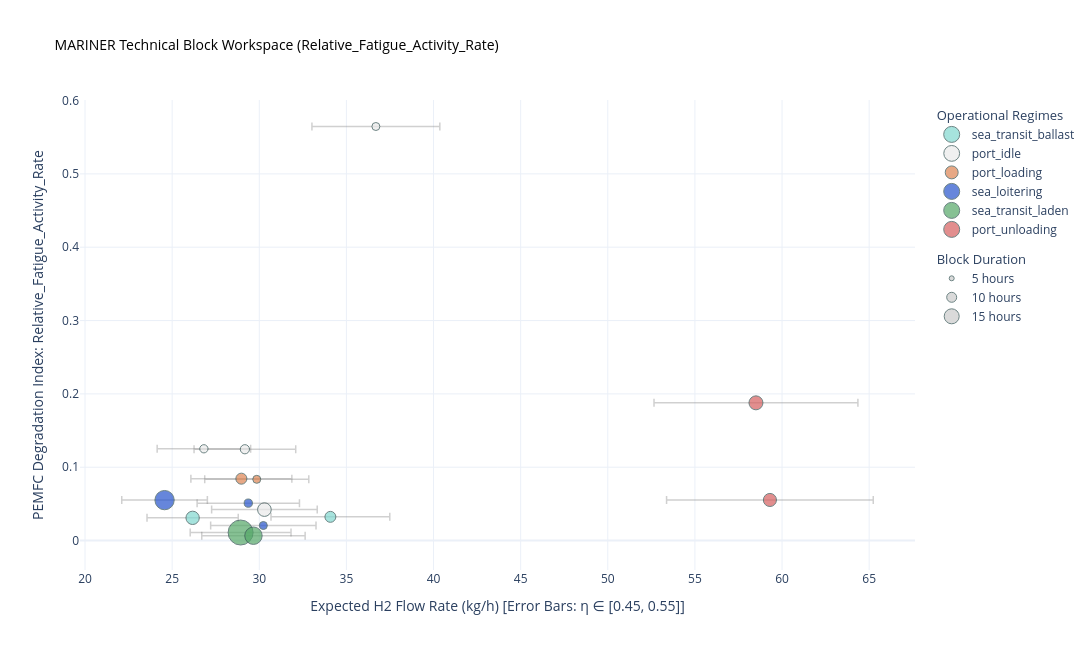
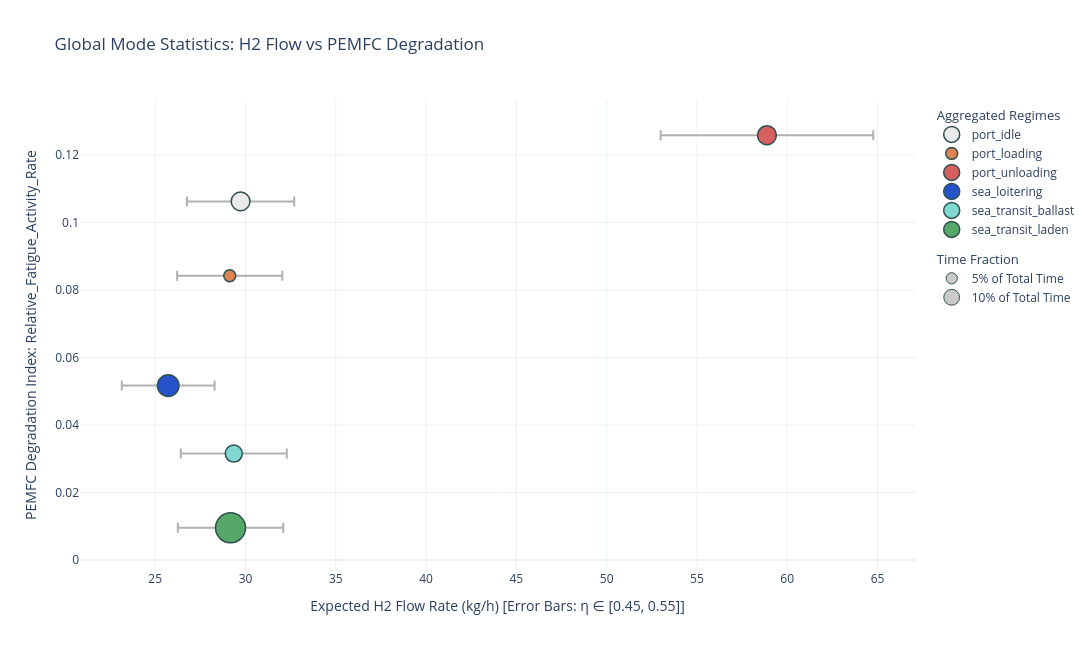
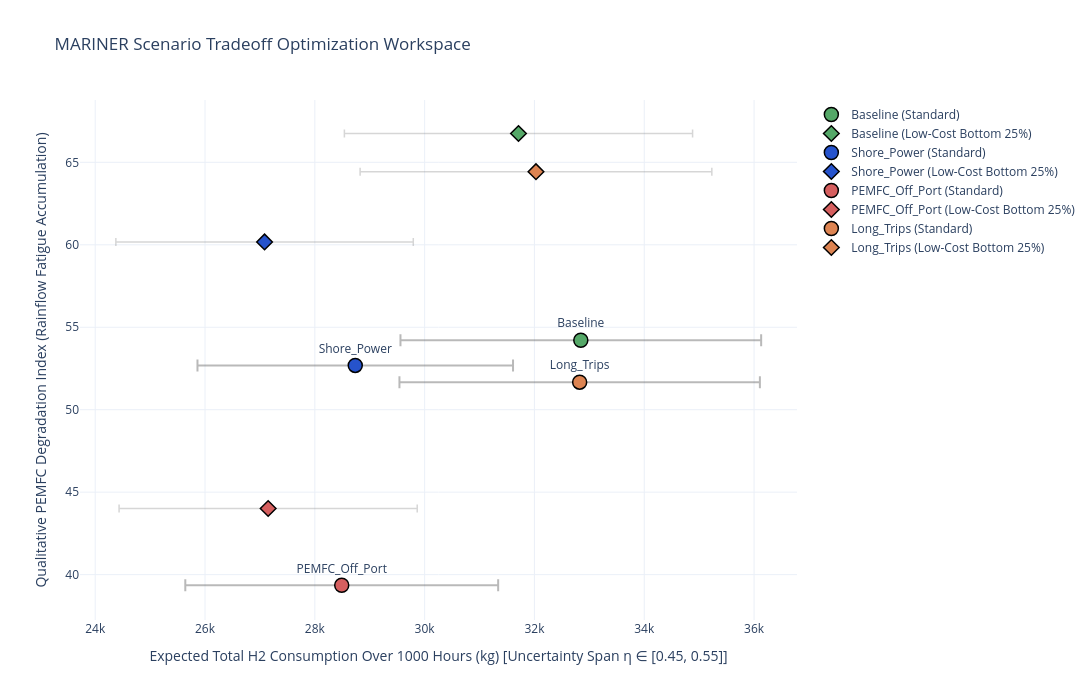

Notebook code for these charts, in order:
### Code cell
# 1. Plot Block Workspace
fig_bricks_fatigue = plot_block_space(combined_filtered_registry, y_axis_metric='Relative_Fatigue_Activity_Rate')
fig_bricks_fatigue.show()

# 2. Plot Aggregated Mode Statistics
fig_stats_fatigue = plot_mode_statistics(combined_filtered_stats, y_axis_metric='Relative_Fatigue_Activity_Rate', print_summary=True)
fig_stats_fatigue.show()

# 3. Instantiate Scenario Manager & Run Pipeline
manager = ScenarioManager(registry_df=combined_filtered_registry, global_stats=combined_filtered_stats)
compiled_scenario_outputs = manager.run_full_scenario_pipeline(total_target_h=1000.0, print_summary=True)

# 4. Render Final Scenario Optimization Tradeoff Chart
fig_tradeoff = plot_scenario_tradeoff_space(compiled_scenario_outputs)
fig_tradeoff.show()

### Figure 1 — Plotly figure (JSON) as saved in the notebook; plotly's stock layout.template omitted (floating-point values rounded to 4 significant figures)
{"data": [{"error_x": {"array": [3.408, 2.618], "color": "rgba(120,120,120,0.35)", "symmetric": true, "thickness": 1.5, "type": "data", "width": 4}, "hoverinfo": "text", "legendgroup": "Modes", "legendgrouptitle": {"text": "Operational Regimes"}, "marker": {"color": "#81D8D0", "line": {"color": "DarkSlateGrey", "width": 1}, "size": [21.08, 31.42], "sizemin": 4, "sizemode": "area", "sizeref": 0.3517}, "mode": "markers", "name": "sea_transit_ballast", "text": ["<b>Mode Block: sea_transit_ballast</b><br>File Origin: Wembley_voy_236.csv<br>Start Timestamp: 2026-01-23 16:20<br>Total Duration: 21.08 h<br>Mean Power Demand: 562.1 kW<br>-----------------------------------<br>H2 Rate: [30.67 - 37.49] kg/h<br>Fatigue Damage Rate: 0.0323 (/s)<br>Power Fluctuation: 0.55 (kW²/s²)<br>", "<b>Mode Block: sea_transit_ballast</b><br>File Origin: Rotherhithe_voy_179.csv<br>Start Timestamp: 2025-12-22 10:50<br>Total Duration: 31.42 h<br>Mean Power Demand: 431.7 kW<br>-----------------------------------<br>H2 Rate: [23.56 - 28.79] kg/h<br>Fatigue Damage Rate: 0.0310 (/s)<br>Power Fluctuation: 0.43 (kW²/s²)<br>"], "type": "scatter", "x": [34.08, 26.18], "y": [0.03235, 0.03099]}, {"error_x": {"array": [3.03, 2.917, 2.682, 3.669], "color": "rgba(120,120,120,0.35)", "symmetric": true, "thickness": 1.5, "type": "data", "width": 4}, "hoverinfo": "text", "legendgroup": "Modes", "legendgrouptitle": {"text": "Operational Regimes"}, "marker": {"color": "#EAEAEA", "line": {"color": "DarkSlateGrey", "width": 1}, "size": [32.83, 14.92, 12.0, 3.5], "sizemin": 4, "sizemode": "area", "sizeref": 0.3517}, "mode": "markers", "name": "port_idle", "text": ["<b>Mode Block: port_idle</b><br>File Origin: Wembley_voy_236.csv<br>Start Timestamp: 2026-01-24 13:25<br>Total Duration: 32.83 h<br>Mean Power Demand: 499.7 kW<br>-----------------------------------<br>H2 Rate: [27.27 - 33.33] kg/h<br>Fatigue Damage Rate: 0.0422 (/s)<br>Power Fluctuation: 0.33 (kW²/s²)<br>", "<b>Mode Block: port_idle</b><br>File Origin: Wembley_voy_236.csv<br>Start Timestamp: 2026-01-31 04:35<br>Total Duration: 14.92 h<br>Mean Power Demand: 481.2 kW<br>-----------------------------------<br>H2 Rate: [26.26 - 32.09] kg/h<br>Fatigue Damage Rate: 0.1245 (/s)<br>Power Fluctuation: 1.89 (kW²/s²)<br>", "<b>Mode Block: port_idle</b><br>File Origin: Rotherhithe_voy_179.csv<br>Start Timestamp: 2025-12-26 11:45<br>Total Duration: 12.00 h<br>Mean Power Demand: 442.4 kW<br>-----------------------------------<br>H2 Rate: [24.14 - 29.50] kg/h<br>Fatigue Damage Rate: 0.1252 (/s)<br>Power Fluctuation: 2.29 (kW²/s²)<br>", "<b>Mode Block: port_idle</b><br>File Origin: Rotherhithe_voy_179.csv<br>Start Timestamp: 2025-12-30 09:35<br>Total Duration: 3.50 h<br>Mean Power Demand: 605.2 kW<br>-----------------------------------<br>H2 Rate: [33.02 - 40.36] kg/h<br>Fatigue Damage Rate: 0.5646 (/s)<br>Power Fluctuation: 10.32 (kW²/s²)<br>"], "type": "scatter", "x": [30.3, 29.17, 26.82, 36.69], "y": [0.04224, 0.1245, 0.1252, 0.5646]}, {"error_x": {"array": [2.986, 2.897], "color": "rgba(120,120,120,0.35)", "symmetric": true, "thickness": 1.5, "type": "data", "width": 4}, "hoverinfo": "text", "legendgroup": "Modes", "legendgrouptitle": {"text": "Operational Regimes"}, "marker": {"color": "#DD8452", "line": {"color": "DarkSlateGrey", "width": 1}, "size": [4.5, 21.42], "sizemin": 4, "sizemode": "area", "sizeref": 0.3517}, "mode": "markers", "name": "port_loading", "text": ["<b>Mode Block: port_loading</b><br>File Origin: Wembley_voy_236.csv<br>Start Timestamp: 2026-01-24 17:45<br>Total Duration: 4.50 h<br>Mean Power Demand: 492.4 kW<br>-----------------------------------<br>H2 Rate: [26.87 - 32.84] kg/h<br>Fatigue Damage Rate: 0.0835 (/s)<br>Power Fluctuation: 1.41 (kW²/s²)<br>", "<b>Mode Block: port_loading</b><br>File Origin: Rotherhithe_voy_179.csv<br>Start Timestamp: 2025-12-26 18:30<br>Total Duration: 21.42 h<br>Mean Power Demand: 477.9 kW<br>-----------------------------------<br>H2 Rate: [26.08 - 31.87] kg/h<br>Fatigue Damage Rate: 0.0844 (/s)<br>Power Fluctuation: 1.43 (kW²/s²)<br>"], "type": "scatter", "x": [29.86, 28.97], "y": [0.08352, 0.08441]}, {"error_x": {"array": [2.937, 2.456, 3.023], "color": "rgba(120,120,120,0.35)", "symmetric": true, "thickness": 1.5, "type": "data", "width": 4}, "hoverinfo": "text", "legendgroup": "Modes", "legendgrouptitle": {"text": "Operational Regimes"}, "marker": {"color": "#2653CC", "line": {"color": "DarkSlateGrey", "width": 1}, "size": [11.92, 65.5, 7.083], "sizemin": 4, "sizemode": "area", "sizeref": 0.3517}, "mode": "markers", "name": "sea_loitering", "text": ["<b>Mode Block: sea_loitering</b><br>File Origin: Wembley_voy_236.csv<br>Start Timestamp: 2026-01-30 12:00<br>Total Duration: 11.92 h<br>Mean Power Demand: 484.4 kW<br>-----------------------------------<br>H2 Rate: [26.43 - 32.31] kg/h<br>Fatigue Damage Rate: 0.0511 (/s)<br>Power Fluctuation: 0.90 (kW²/s²)<br>", "<b>Mode Block: sea_loitering</b><br>File Origin: Rotherhithe_voy_179.csv<br>Start Timestamp: 2025-12-23 14:35<br>Total Duration: 65.50 h<br>Mean Power Demand: 405.2 kW<br>-----------------------------------<br>H2 Rate: [22.11 - 27.02] kg/h<br>Fatigue Damage Rate: 0.0552 (/s)<br>Power Fluctuation: 0.90 (kW²/s²)<br>", "<b>Mode Block: sea_loitering</b><br>File Origin: Rotherhithe_voy_179.csv<br>Start Timestamp: 2025-12-30 00:55<br>Total Duration: 7.08 h<br>Mean Power Demand: 498.6 kW<br>-----------------------------------<br>H2 Rate: [27.21 - 33.26] kg/h<br>Fatigue Damage Rate: 0.0205 (/s)<br>Power Fluctuation: 0.35 (kW²/s²)<br>"], "type": "scatter", "x": [29.37, 24.56, 30.23], "y": [0.05107, 0.05517, 0.02054]}, {"error_x": {"array": [2.893, 2.967], "color": "rgba(120,120,120,0.35)", "symmetric": true, "thickness": 1.5, "type": "data", "width": 4}, "hoverinfo": "text", "legendgroup": "Modes", "legendgrouptitle": {"text": "Operational Regimes"}, "marker": {"color": "#55A868", "line": {"color": "DarkSlateGrey", "width": 1}, "size": [109.9, 53.33], "sizemin": 4, "sizemode": "area", "sizeref": 0.3517}, "mode": "markers", "name": "sea_transit_laden", "text": ["<b>Mode Block: sea_transit_laden</b><br>File Origin: Wembley_voy_236.csv<br>Start Timestamp: 2026-01-26 02:45<br>Total Duration: 109.92 h<br>Mean Power Demand: 477.1 kW<br>-----------------------------------<br>H2 Rate: [26.04 - 31.82] kg/h<br>Fatigue Damage Rate: 0.0110 (/s)<br>Power Fluctuation: 0.11 (kW²/s²)<br>", "<b>Mode Block: sea_transit_laden</b><br>File Origin: Rotherhithe_voy_179.csv<br>Start Timestamp: 2025-12-27 21:10<br>Total Duration: 53.33 h<br>Mean Power Demand: 489.3 kW<br>-----------------------------------<br>H2 Rate: [26.70 - 32.63] kg/h<br>Fatigue Damage Rate: 0.0066 (/s)<br>Power Fluctuation: 0.06 (kW²/s²)<br>"], "type": "scatter", "x": [28.93, 29.67], "y": [0.01098, 0.006625]}, {"error_x": {"array": [5.85, 5.93], "color": "rgba(120,120,120,0.35)", "symmetric": true, "thickness": 1.5, "type": "data", "width": 4}, "hoverinfo": "text", "legendgroup": "Modes", "legendgrouptitle": {"text": "Operational Regimes"}, "marker": {"color": "#D65F5F", "line": {"color": "DarkSlateGrey", "width": 1}, "size": [34.33, 30.17], "sizemin": 4, "sizemode": "area", "sizeref": 0.3517}, "mode": "markers", "name": "port_unloading", "text": ["<b>Mode Block: port_unloading</b><br>File Origin: Wembley_voy_236.csv<br>Start Timestamp: 2026-01-31 10:35<br>Total Duration: 34.33 h<br>Mean Power Demand: 964.9 kW<br>-----------------------------------<br>H2 Rate: [52.65 - 64.35] kg/h<br>Fatigue Damage Rate: 0.1878 (/s)<br>Power Fluctuation: 3.47 (kW²/s²)<br>", "<b>Mode Block: port_unloading</b><br>File Origin: Rotherhithe_voy_179.csv<br>Start Timestamp: 2025-12-30 12:05<br>Total Duration: 30.17 h<br>Mean Power Demand: 978.1 kW<br>-----------------------------------<br>H2 Rate: [53.37 - 65.23] kg/h<br>Fatigue Damage Rate: 0.0554 (/s)<br>Power Fluctuation: 1.62 (kW²/s²)<br>"], "type": "scatter", "x": [58.5, 59.3], "y": [0.1878, 0.05538]}, {"legendgroup": "Size", "legendgrouptitle": {"text": "Block Duration"}, "marker": {"color": "rgba(150,150,150,0.5)", "line": {"color": "DarkSlateGrey", "width": 1}, "size": [5], "sizemode": "area", "sizeref": 0.3517}, "mode": "markers", "name": "5 hours", "type": "scatter", "x": [null], "y": [null]}, {"legendgroup": "Size", "legendgrouptitle": {"text": "Block Duration"}, "marker": {"color": "rgba(150,150,150,0.5)", "line": {"color": "DarkSlateGrey", "width": 1}, "size": [10], "sizemode": "area", "sizeref": 0.3517}, "mode": "markers", "name": "10 hours", "type": "scatter", "x": [null], "y": [null]}, {"legendgroup": "Size", "legendgrouptitle": {"text": "Block Duration"}, "marker": {"color": "rgba(150,150,150,0.5)", "line": {"color": "DarkSlateGrey", "width": 1}, "size": [15], "sizemode": "area", "sizeref": 0.3517}, "mode": "markers", "name": "15 hours", "type": "scatter", "x": [null], "y": [null]}], "layout": {"height": 650, "hovermode": "closest", "title": {"font": {"color": "black", "size": 14}, "text": "MARINER Technical Block Workspace (Relative_Fatigue_Activity_Rate)"}, "width": 1100, "xaxis": {"title": {"text": "Expected H2 Flow Rate (kg/h) [Error Bars: η ∈ [0.45, 0.55]]"}}, "yaxis": {"title": {"text": "PEMFC Degradation Index: Relative_Fatigue_Activity_Rate"}}}}

### Figure 2 — Plotly figure (JSON) as saved in the notebook; plotly's stock layout.template omitted (floating-point values rounded to 4 significant figures)
{"data": [{"error_x": {"array": [2.973], "arrayminus": [2.973], "color": "rgba(100,100,100,0.5)", "thickness": 2, "type": "data", "width": 5}, "hoverinfo": "text", "hovertext": ["<b>port_idle</b><br>Time Fraction: 13.9% (63.2 hrs)<br>Avg Block Duration: 15.8 hours<br>Mean Power: 490.3 kW<br>Mean Ship Speed: 0.1 knots<br>H2 Rate: [26.75 - 32.70] kg/h<br>Fatigue Damage Rate: 0.1063 (/h)<br>Power Fluctuation: 1.62 (kW³/h³)<br>"], "legendgroup": "Modes", "legendgrouptitle": {"text": "Aggregated Regimes"}, "marker": {"color": "#EAEAEA", "line": {"color": "DarkSlateGrey", "width": 1.5}, "size": 18.66}, "mode": "markers", "name": "port_idle", "type": "scatter", "x": [29.73], "y": [0.1063]}, {"error_x": {"array": [2.913], "arrayminus": [2.913], "color": "rgba(100,100,100,0.5)", "thickness": 2, "type": "data", "width": 5}, "hoverinfo": "text", "hovertext": ["<b>port_loading</b><br>Time Fraction: 5.7% (25.9 hrs)<br>Avg Block Duration: 13.0 hours<br>Mean Power: 480.4 kW<br>Mean Ship Speed: 0.0 knots<br>H2 Rate: [26.21 - 32.04] kg/h<br>Fatigue Damage Rate: 0.0843 (/h)<br>Power Fluctuation: 1.42 (kW³/h³)<br>"], "legendgroup": "Modes", "legendgrouptitle": {"text": "Aggregated Regimes"}, "marker": {"color": "#DD8452", "line": {"color": "DarkSlateGrey", "width": 1.5}, "size": 11.95}, "mode": "markers", "name": "port_loading", "type": "scatter", "x": [29.13], "y": [0.08426]}, {"error_x": {"array": [5.888], "arrayminus": [5.888], "color": "rgba(100,100,100,0.5)", "thickness": 2, "type": "data", "width": 5}, "hoverinfo": "text", "hovertext": ["<b>port_unloading</b><br>Time Fraction: 14.2% (64.5 hrs)<br>Avg Block Duration: 32.2 hours<br>Mean Power: 971.1 kW<br>Mean Ship Speed: -0.0 knots<br>H2 Rate: [52.99 - 64.77] kg/h<br>Fatigue Damage Rate: 0.1259 (/h)<br>Power Fluctuation: 2.60 (kW³/h³)<br>"], "legendgroup": "Modes", "legendgrouptitle": {"text": "Aggregated Regimes"}, "marker": {"color": "#D65F5F", "line": {"color": "DarkSlateGrey", "width": 1.5}, "size": 18.85}, "mode": "markers", "name": "port_unloading", "type": "scatter", "x": [58.88], "y": [0.1259]}, {"error_x": {"array": [2.572], "arrayminus": [2.572], "color": "rgba(100,100,100,0.5)", "thickness": 2, "type": "data", "width": 5}, "hoverinfo": "text", "hovertext": ["<b>sea_loitering</b><br>Time Fraction: 18.6% (84.5 hrs)<br>Avg Block Duration: 28.2 hours<br>Mean Power: 424.2 kW<br>Mean Ship Speed: 2.7 knots<br>H2 Rate: [23.15 - 28.29] kg/h<br>Fatigue Damage Rate: 0.0517 (/h)<br>Power Fluctuation: 0.85 (kW³/h³)<br>"], "legendgroup": "Modes", "legendgrouptitle": {"text": "Aggregated Regimes"}, "marker": {"color": "#2653CC", "line": {"color": "DarkSlateGrey", "width": 1.5}, "size": 21.57}, "mode": "markers", "name": "sea_loitering", "type": "scatter", "x": [25.72], "y": [0.05169]}, {"error_x": {"array": [2.935], "arrayminus": [2.935], "color": "rgba(100,100,100,0.5)", "thickness": 2, "type": "data", "width": 5}, "hoverinfo": "text", "hovertext": ["<b>sea_transit_ballast</b><br>Time Fraction: 11.6% (52.5 hrs)<br>Avg Block Duration: 26.2 hours<br>Mean Power: 484.1 kW<br>Mean Ship Speed: 12.2 knots<br>H2 Rate: [26.42 - 32.29] kg/h<br>Fatigue Damage Rate: 0.0315 (/h)<br>Power Fluctuation: 0.48 (kW³/h³)<br>"], "legendgroup": "Modes", "legendgrouptitle": {"text": "Aggregated Regimes"}, "marker": {"color": "#81D8D0", "line": {"color": "DarkSlateGrey", "width": 1.5}, "size": 17.0}, "mode": "markers", "name": "sea_transit_ballast", "type": "scatter", "x": [29.35], "y": [0.03154]}, {"error_x": {"array": [2.917], "arrayminus": [2.917], "color": "rgba(100,100,100,0.5)", "thickness": 2, "type": "data", "width": 5}, "hoverinfo": "text", "hovertext": ["<b>sea_transit_laden</b><br>Time Fraction: 36.0% (163.2 hrs)<br>Avg Block Duration: 81.6 hours<br>Mean Power: 481.1 kW<br>Mean Ship Speed: 11.8 knots<br>H2 Rate: [26.25 - 32.09] kg/h<br>Fatigue Damage Rate: 0.0096 (/h)<br>Power Fluctuation: 0.09 (kW³/h³)<br>"], "legendgroup": "Modes", "legendgrouptitle": {"text": "Aggregated Regimes"}, "marker": {"color": "#55A868", "line": {"color": "DarkSlateGrey", "width": 1.5}, "size": 29.99}, "mode": "markers", "name": "sea_transit_laden", "type": "scatter", "x": [29.17], "y": [0.009559]}, {"legendgroup": "Size", "legendgrouptitle": {"text": "Time Fraction"}, "marker": {"color": "rgba(150,150,150,0.5)", "line": {"color": "DarkSlateGrey", "width": 1}, "size": 11.18}, "mode": "markers", "name": "5% of Total Time", "type": "scatter", "x": [null], "y": [null]}, {"legendgroup": "Size", "legendgrouptitle": {"text": "Time Fraction"}, "marker": {"color": "rgba(150,150,150,0.5)", "line": {"color": "DarkSlateGrey", "width": 1}, "size": 15.81}, "mode": "markers", "name": "10% of Total Time", "type": "scatter", "x": [null], "y": [null]}], "layout": {"height": 650, "hovermode": "closest", "title": {"text": "Global Mode Statistics: H2 Flow vs PEMFC Degradation"}, "width": 1100, "xaxis": {"title": {"text": "Expected H2 Flow Rate (kg/h) [Error Bars: η ∈ [0.45, 0.55]]"}}, "yaxis": {"title": {"text": "PEMFC Degradation Index: Relative_Fatigue_Activity_Rate"}}}}

### Figure 3 — Plotly figure (JSON) as saved in the notebook; plotly's stock layout.template omitted (floating-point values rounded to 4 significant figures)
{"data": [{"error_x": {"array": [3284.0], "color": "rgba(80,80,80,0.4)", "thickness": 2, "type": "data", "width": 6}, "hoverinfo": "text", "hovertext": "<b>Scenario: Baseline (Standard)</b><br>Fatigue Index: 54.2124<br>H2 Mass Range: [29559.8 - 36128.7] kg<br>Power Fluctuation: 0.00 (kW²/s²)", "marker": {"color": "#55A868", "line": {"color": "black", "width": 1.5}, "size": 14, "symbol": "circle"}, "mode": "markers+text", "name": "Baseline (Standard)", "text": ["Baseline"], "textposition": "top center", "type": "scatter", "x": [32840.0], "y": [54.21]}, {"error_x": {"array": [3171.0], "color": "rgba(120,120,120,0.3)", "thickness": 1.5, "type": "data", "width": 4}, "hoverinfo": "text", "hovertext": "<b>Scenario: Baseline (Low-Cost Profile)</b><br>Fatigue Index: 66.7486<br>H2 Mass Range: [28538.3 - 34880.1] kg<br>Power Fluctuation: 0.00 (kW²/s²)", "marker": {"color": "#55A868", "line": {"color": "black", "width": 1.5}, "size": 12, "symbol": "diamond"}, "mode": "markers", "name": "Baseline (Low-Cost Bottom 25%)", "type": "scatter", "x": [31710.0], "y": [66.75]}, {"error_x": {"array": [2874.0], "color": "rgba(80,80,80,0.4)", "thickness": 2, "type": "data", "width": 6}, "hoverinfo": "text", "hovertext": "<b>Scenario: Shore_Power (Standard)</b><br>Fatigue Index: 52.6865<br>H2 Mass Range: [25862.6 - 31609.8] kg<br>Power Fluctuation: 0.00 (kW²/s²)", "marker": {"color": "#2653CC", "line": {"color": "black", "width": 1.5}, "size": 14, "symbol": "circle"}, "mode": "markers+text", "name": "Shore_Power (Standard)", "text": ["Shore_Power"], "textposition": "top center", "type": "scatter", "x": [28740.0], "y": [52.69]}, {"error_x": {"array": [2708.0], "color": "rgba(120,120,120,0.3)", "thickness": 1.5, "type": "data", "width": 4}, "hoverinfo": "text", "hovertext": "<b>Scenario: Shore_Power (Low-Cost Profile)</b><br>Fatigue Index: 60.1727<br>H2 Mass Range: [24376.1 - 29793.1] kg<br>Power Fluctuation: 0.00 (kW²/s²)", "marker": {"color": "#2653CC", "line": {"color": "black", "width": 1.5}, "size": 12, "symbol": "diamond"}, "mode": "markers", "name": "Shore_Power (Low-Cost Bottom 25%)", "type": "scatter", "x": [27080.0], "y": [60.17]}, {"error_x": {"array": [2849.0], "color": "rgba(80,80,80,0.4)", "thickness": 2, "type": "data", "width": 6}, "hoverinfo": "text", "hovertext": "<b>Scenario: PEMFC_Off_Port (Standard)</b><br>Fatigue Index: 39.3560<br>H2 Mass Range: [25641.0 - 31339.0] kg<br>Power Fluctuation: 0.00 (kW²/s²)", "marker": {"color": "#D65F5F", "line": {"color": "black", "width": 1.5}, "size": 14, "symbol": "circle"}, "mode": "markers+text", "name": "PEMFC_Off_Port (Standard)", "text": ["PEMFC_Off_Port"], "textposition": "top center", "type": "scatter", "x": [28490.0], "y": [39.36]}, {"error_x": {"array": [2715.0], "color": "rgba(120,120,120,0.3)", "thickness": 1.5, "type": "data", "width": 4}, "hoverinfo": "text", "hovertext": "<b>Scenario: PEMFC_Off_Port (Low-Cost Profile)</b><br>Fatigue Index: 44.0098<br>H2 Mass Range: [24435.0 - 29864.9] kg<br>Power Fluctuation: 0.00 (kW²/s²)", "marker": {"color": "#D65F5F", "line": {"color": "black", "width": 1.5}, "size": 12, "symbol": "diamond"}, "mode": "markers", "name": "PEMFC_Off_Port (Low-Cost Bottom 25%)", "type": "scatter", "x": [27150.0], "y": [44.01]}, {"error_x": {"array": [3282.0], "color": "rgba(80,80,80,0.4)", "thickness": 2, "type": "data", "width": 6}, "hoverinfo": "text", "hovertext": "<b>Scenario: Long_Trips (Standard)</b><br>Fatigue Index: 51.6707<br>H2 Mass Range: [29541.0 - 36105.7] kg<br>Power Fluctuation: 0.00 (kW²/s²)", "marker": {"color": "#DD8452", "line": {"color": "black", "width": 1.5}, "size": 14, "symbol": "circle"}, "mode": "markers+text", "name": "Long_Trips (Standard)", "text": ["Long_Trips"], "textposition": "top center", "type": "scatter", "x": [32820.0], "y": [51.67]}, {"error_x": {"array": [3203.0], "color": "rgba(120,120,120,0.3)", "thickness": 1.5, "type": "data", "width": 4}, "hoverinfo": "text", "hovertext": "<b>Scenario: Long_Trips (Low-Cost Profile)</b><br>Fatigue Index: 64.4348<br>H2 Mass Range: [28824.9 - 35230.4] kg<br>Power Fluctuation: 0.00 (kW²/s²)", "marker": {"color": "#DD8452", "line": {"color": "black", "width": 1.5}, "size": 12, "symbol": "diamond"}, "mode": "markers", "name": "Long_Trips (Low-Cost Bottom 25%)", "type": "scatter", "x": [32030.0], "y": [64.43]}], "layout": {"height": 700, "hovermode": "closest", "title": {"text": "MARINER Scenario Tradeoff Optimization Workspace"}, "width": 1100, "xaxis": {"title": {"text": "Expected Total H2 Consumption Over 1000 Hours (kg) [Uncertainty Span η ∈ [0.45, 0.55]]"}}, "yaxis": {"title": {"text": "Qualitative PEMFC Degradation Index (Rainflow Fatigue Accumulation)"}}}}
